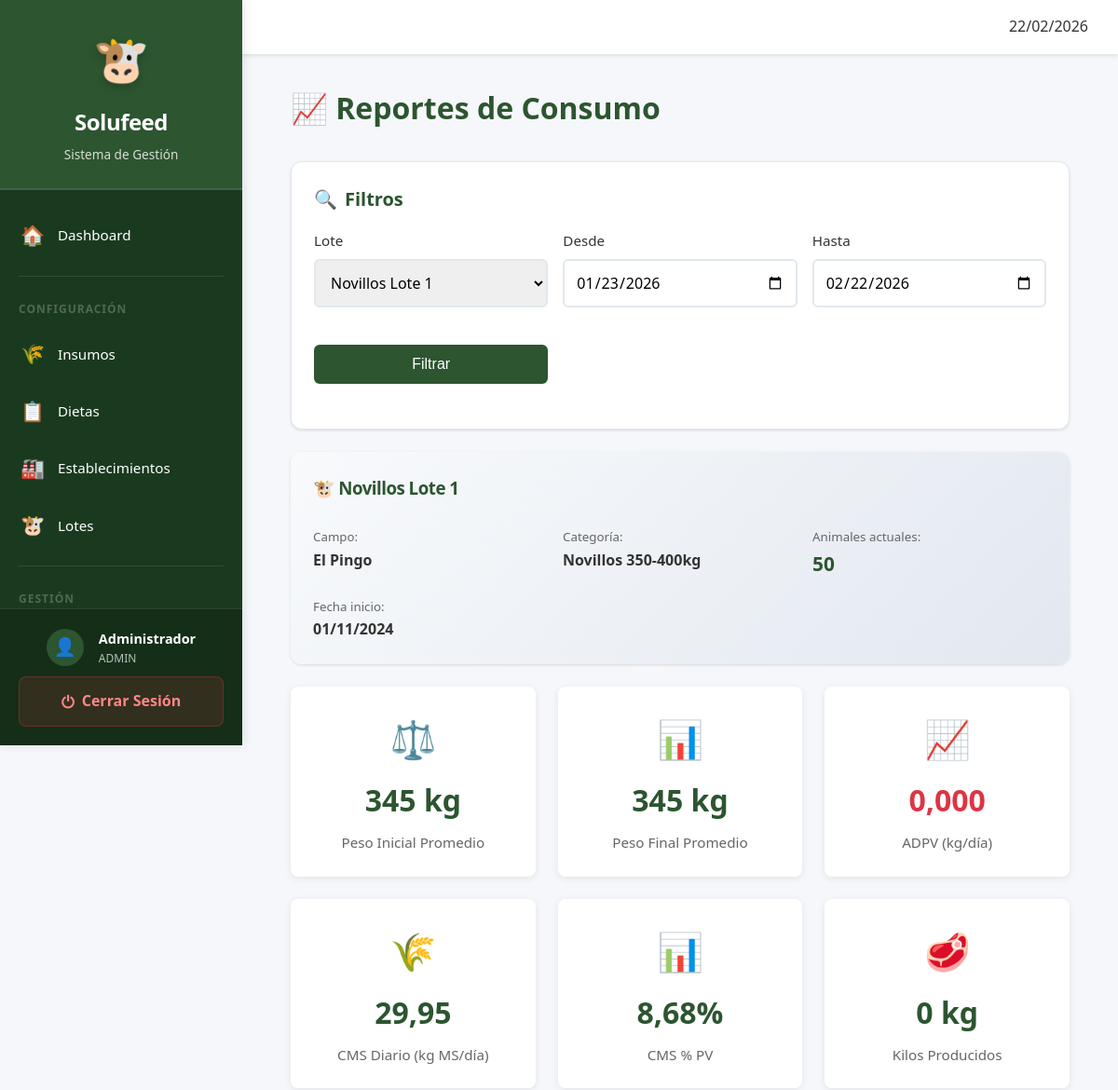
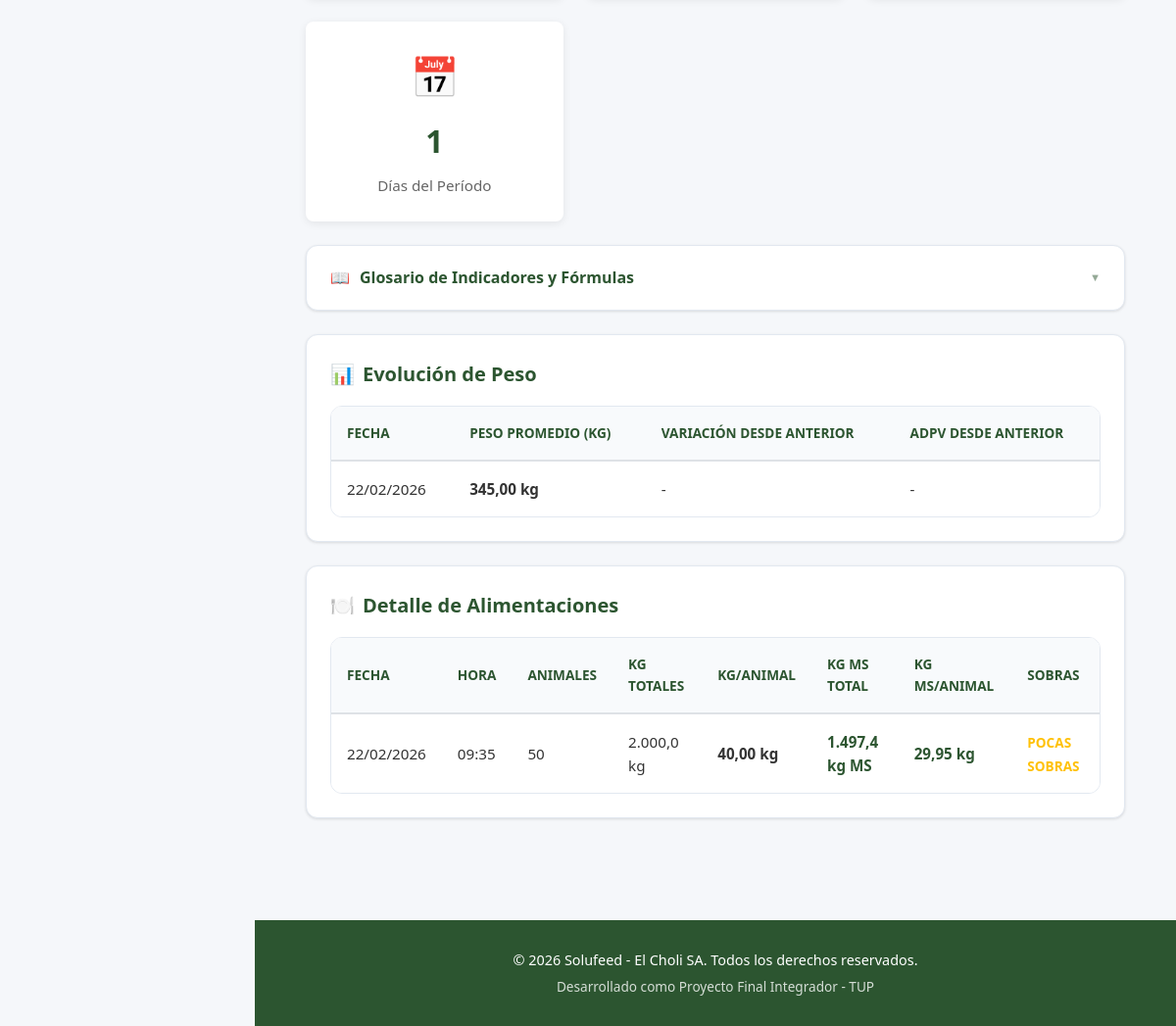
The app's page /admin/reportes/consumo.php (signed in) with its own data (2 pictures, top to bottom).
### tables this page shows
CREATE TABLE `tropa` (
  `id_tropa` int(11) NOT NULL AUTO_INCREMENT,
  `nombre` varchar(100) NOT NULL,
  `id_campo` int(11) DEFAULT NULL,
  `categoria` varchar(50) DEFAULT NULL,
  `fecha_inicio` date NOT NULL,
  `cantidad_inicial` int(11) NOT NULL,
  `activo` tinyint(1) NOT NULL DEFAULT 1,
  `fecha_creacion` datetime NOT NULL,
  `fecha_actualizacion` datetime DEFAULT NULL,
  PRIMARY KEY (`id_tropa`),
  KEY `fk_tropa_campo` (`id_campo`),
  CONSTRAINT `fk_tropa_campo` FOREIGN KEY (`id_campo`) REFERENCES `campo` (`id_campo`)
);

CREATE TABLE `campo` (
  `id_campo` int(11) NOT NULL AUTO_INCREMENT,
  `nombre` varchar(100) NOT NULL,
  `ubicacion` varchar(255) DEFAULT NULL,
  `activo` tinyint(1) NOT NULL DEFAULT 1,
  PRIMARY KEY (`id_campo`)
);

CREATE TABLE `pesada` (
  `id_pesada` int(11) NOT NULL AUTO_INCREMENT,
  `id_tropa` int(11) NOT NULL,
  `id_usuario` int(11) NOT NULL,
  `fecha` date NOT NULL,
  `peso_promedio` decimal(8,2) NOT NULL,
  `animales_esperados` int(11) NOT NULL,
  `animales_vistos` int(11) NOT NULL,
  `hay_diferencia` tinyint(1) NOT NULL DEFAULT 0,
  `origen_registro` enum('OFFLINE','ONLINE') NOT NULL DEFAULT 'OFFLINE',
  `fecha_sincronizacion` datetime DEFAULT NULL,
  `fecha_creacion` datetime NOT NULL,
  PRIMARY KEY (`id_pesada`),
  KEY `fk_pesada_tropa` (`id_tropa`),
  KEY `fk_pesada_usuario` (`id_usuario`),
  CONSTRAINT `fk_pesada_tropa` FOREIGN KEY (`id_tropa`) REFERENCES `tropa` (`id_tropa`),
  CONSTRAINT `fk_pesada_usuario` FOREIGN KEY (`id_usuario`) REFERENCES `usuario` (`id_usuario`)
);

### admin/reportes/consumo.php (the view, shortened to what the rows shown need)
<?php
require_once '../../config/database.php';
require_once '../../includes/functions.php';
$query_lotes = "
    SELECT id_tropa, nombre
    FROM tropa
    WHERE activo = 1
    ORDER BY nombre ASC
";
$lotes_disponibles = ejecutarConsulta($query_lotes);
$lote_filtro = isset($_GET['lote']) ? (int) $_GET['lote'] : 0;
$fecha_desde = isset($_GET['fecha_desde']) ? $_GET['fecha_desde'] : date('Y-m-d', strtotime('-30 days'));
$fecha_hasta = isset($_GET['fecha_hasta']) ? $_GET['fecha_hasta'] : date('Y-m-d');
if ($lote_filtro == 0) {
    mysqli_data_seek($lotes_disponibles, 0);
    if ($primer_lote = mysqli_fetch_assoc($lotes_disponibles)) {
        $lote_filtro = $primer_lote['id_tropa'];
    }
}
$lote_seleccionado = null;
$animales_presentes = 0;
if ($lote_filtro > 0) {
    $query_lote = "
        SELECT t.*, c.nombre as campo_nombre
        FROM tropa t
        INNER JOIN campo c ON t.id_campo = c.id_campo
        WHERE t.id_tropa = $lote_filtro
    ";
    $resultado_lote = ejecutarConsulta($query_lote);
    if (mysqli_num_rows($resultado_lote) > 0) {
        $lote_seleccionado = mysqli_fetch_assoc($resultado_lote);
        $animales_presentes = obtenerAnimalesPresentes($lote_filtro);
    }
}
include '../../includes/header.php';
?>
<h1 style="font-weight: 800; color: var(--primary); margin-bottom: 2rem;">📈 Reportes de Consumo</h1>
<?php if ($lote_seleccionado): ?>
<div class="card" style="background: linear-gradient(135deg, var(--bg-main) 0%, #e2e8f0 100%); border: none;">
    <h3 style="color: var(--primary); margin-bottom: 1.5rem; font-weight: 800; letter-spacing: -0.5px;">
        <span>🐮</span> <?php echo htmlspecialchars($lote_seleccionado['nombre']); ?>
    </h3>
    <div style="display: grid; grid-template-columns: repeat(auto-fit, minmax(200px, 1fr)); gap: 1rem;">
        <div>
            <small style="color: #666;">Campo:</small><br>
            <strong><?php echo htmlspecialchars($lote_seleccionado['campo_nombre']); ?></strong>
        </div>
        <div>
            <small style="color: #666;">Categoría:</small><br>
            <strong><?php echo htmlspecialchars($lote_seleccionado['categoria']); ?></strong>
        </div>
        <div>
            <small style="color: #666;">Animales actuales:</small><br>
            <strong style="font-size: 1.3rem; color: #2c5530;"><?php echo $animales_presentes; ?></strong>
        </div>
        <div>
            <small style="color: #666;">Fecha inicio:</small><br>
            <strong><?php echo formatearFecha($lote_seleccionado['fecha_inicio']); ?></strong>
        </div>
    </div>
</div>
<?php
$query_pesadas = "
    SELECT peso_promedio, fecha
    FROM pesada
    WHERE id_tropa = $lote_filtro
    AND fecha BETWEEN '$fecha_desde' AND '$fecha_hasta'
    ORDER BY fecha ASC
";
$resultado_pesadas = ejecutarConsulta($query_pesadas);
$peso_inicial = null;
$peso_final = null;
$peso_medio = null;
$dias_periodo = 0;
$pesadas_array = [];
while ($pesada = mysqli_fetch_assoc($resultado_pesadas)) {
    $pesadas_array[] = $pesada;
}
if (count($pesadas_array) > 0) {
    $peso_inicial = $pesadas_array[0]['peso_promedio'];
    $peso_final = $pesadas_array[count($pesadas_array) - 1]['peso_promedio'];
    $peso_medio = ($peso_inicial + $peso_final) / 2;
    $fecha_ini = new DateTime($pesadas_array[0]['fecha']);
    $fecha_fin = new DateTime($pesadas_array[count($pesadas_array) - 1]['fecha']);
    $dias_periodo = max(1, $fecha_ini->diff($fecha_fin)->days);
}
$query_ms_total = "
    SELECT
        IFNULL(SUM(cld.kg_ms), 0) as total_kg_ms,
        COUNT(DISTINCT cl.fecha) as dias_con_alimentacion
    FROM consumo_lote cl
    INNER JOIN consumo_lote_detalle cld ON cl.id_consumo = cld.id_consumo
    WHERE cl.id_tropa = $lote_filtro
    AND cl.fecha BETWEEN '$fecha_desde' AND '$fecha_hasta'
";
$resultado_ms = ejecutarConsulta($query_ms_total);
$datos_ms = mysqli_fetch_assoc($resultado_ms);
$total_kg_ms = $datos_ms['total_kg_ms'];
$dias_con_alimentacion = $datos_ms['dias_con_alimentacion'];
$adpv = null;
$cms_diario = null;
$cms_porcentaje_pv = null;
$kg_producidos = null;
if ($peso_inicial && $peso_final && $dias_periodo > 0) {
    $adpv = ($peso_final - $peso_inicial) / $dias_periodo;
    $kg_producidos = ($peso_final - $peso_inicial) * $animales_presentes;
}
if ($total_kg_ms > 0 && $dias_con_alimentacion > 0 && $animales_presentes > 0) {
    $cms_diario = $total_kg_ms / ($dias_con_alimentacion * $animales_presentes);
    if ($peso_medio) {
        $cms_porcentaje_pv = ($cms_diario / $peso_medio) * 100;
    }
}
?>
<div style="display: grid; grid-template-columns: repeat(auto-fit, minmax(200px, 1fr)); gap: 1.5rem; margin-bottom: 1.5rem;">
    <?php if ($peso_inicial): ?>
    <div class="indicador">
        <div class="indicador-icono">⚖️</div>
        <div class="indicador-valor"><?php echo formatearNumero($peso_inicial, 0); ?> kg</div>
        <div class="indicador-label">Peso Inicial Promedio</div>
    </div>
    <?php endif; ?>
    <?php if ($peso_final): ?>
    <div class="indicador">
        <div class="indicador-icono">📊</div>
        <div class="indicador-valor"><?php echo formatearNumero($peso_final, 0); ?> kg</div>
        <div class="indicador-label">Peso Final Promedio</div>
    </div>
    <?php endif; ?>
    <?php if ($adpv !== null): ?>
    <div class="indicador">
        <div class="indicador-icono">📈</div>
        <div class="indicador-valor" style="color: <?php echo $adpv > 0 ? '#28a745' : '#dc3545'; ?>">
            <?php echo formatearNumero($adpv, 3); ?>
        </div>
        <div class="indicador-label">ADPV (kg/día)</div>
    </div>
    <?php endif; ?>
    <?php if ($cms_diario !== null): ?>
    <div class="indicador">
        <div class="indicador-icono">🌾</div>
        <div class="indicador-valor"><?php echo formatearNumero($cms_diario, 2); ?></div>
        <div class="indicador-label">CMS Diario (kg MS/día)</div>
    </div>
    <?php endif; ?>
    <?php if ($cms_porcentaje_pv !== null): ?>
    <div class="indicador">
        <div class="indicador-icono">📊</div>
        <div class="indicador-valor"><?php echo formatearNumero($cms_porcentaje_pv, 2); ?>%</div>
        <div class="indicador-label">CMS % PV</div>
    </div>
    <?php endif; ?>
    <?php if ($kg_producidos !== null): ?>
    <div class="indicador">
        <div class="indicador-icono">🥩</div>
        <div class="indicador-valor"><?php echo formatearNumero($kg_producidos, 0); ?> kg</div>
        <div class="indicador-label">Kilos Producidos</div>
    </div>
    <?php endif; ?>
    <div class="indicador">
        <div class="indicador-icono">📅</div>
        <div class="indicador-valor"><?php echo $dias_periodo; ?></div>
        <div class="indicador-label">Días del Período</div>
    </div>
</div>
<details class="accordion">
    <summary>
        <div style="display: flex; align-items: center; gap: 10px;">
            <span>📖</span> Glosario de Indicadores y Fórmulas
        </div>
    </summary>
</details>
<?php if (count($pesadas_array) > 0): ?>
<div class="card">
    <h3 class="card-title"><span>📊</span> Evolución de Peso</h3>
    <div class="table-container">
        <table>
            <thead>
                <tr>
                    <th>Fecha</th>
                    <th>Peso Promedio (kg)</th>
                    <th>Variación desde anterior</th>
                    <th>ADPV desde anterior</th>
                </tr>
            </thead>
            <tbody>
                <?php
                foreach ($pesadas_array as $pesada):
                    $variacion = null;
                    $adpv_parcial = null;
                ?>
                    <tr>
                        <td><?php echo formatearFecha($pesada['fecha']); ?></td>
                        <td><strong><?php echo formatearNumero($pesada['peso_promedio'], 2); ?> kg</strong></td>
                        <td>
                            <?php if ($variacion !== null): ?>
                                <span style="color: <?php echo $variacion >= 0 ? '#28a745' : '#dc3545'; ?>; font-weight: 600;">
                                    <?php echo $variacion >= 0 ? '+' : ''; ?><?php echo formatearNumero($variacion, 2); ?> kg
                                </span>
                            <?php else: ?>
                                -
                            <?php endif; ?>
                        </td>
                        <td>
                            <?php if ($adpv_parcial !== null): ?>
                                <span style="color: <?php echo $adpv_parcial >= 0 ? '#28a745' : '#dc3545'; ?>; font-weight: 600;">
                                    <?php echo formatearNumero($adpv_parcial, 3); ?> kg/día
                                </span>
                            <?php else: ?>
                                -
                            <?php endif; ?>
                        </td>
                    </tr>
                <?php
                endforeach;
                ?>
            </tbody>
        </table>
    </div>
</div>
<?php endif; ?>
<?php
$query_alimentaciones = "
    SELECT
        cl.fecha,
        cl.hora,
        cl.kg_totales_tirados,
        cl.animales_presentes,
        cl.sobrante_nivel,
        SUM(cld.kg_ms) as total_kg_ms
    FROM consumo_lote cl
    LEFT JOIN consumo_lote_detalle cld ON cl.id_consumo = cld.id_consumo
    WHERE cl.id_tropa = $lote_filtro
    AND cl.fecha BETWEEN '$fecha_desde' AND '$fecha_hasta'
    GROUP BY cl.id_consumo
    ORDER BY cl.fecha DESC, cl.hora DESC
";
$alimentaciones = ejecutarConsulta($query_alimentaciones);
?>
<?php if (mysqli_num_rows($alimentaciones) > 0): ?>
<div class="card">
    <h3 class="card-title"><span>🍽️</span> Detalle de Alimentaciones</h3>
    <div class="table-container">
        <table>
            <thead>
                <tr>
                    <th>Fecha</th>
                    <th>Hora</th>
                    <th>Animales</th>
                    <th>Kg Totales</th>
                    <th>Kg/Animal</th>
                    <th>Kg MS Total</th>
                    <th>Kg MS/Animal</th>
                    <th>Sobras</th>
                </tr>
            </thead>
            <tbody>
                <?php while ($alim = mysqli_fetch_assoc($alimentaciones)): ?>
                    <?php
                    $kg_por_animal = $alim['animales_presentes'] > 0
                        ? $alim['kg_totales_tirados'] / $alim['animales_presentes']
                        : 0;
                    $kg_ms_por_animal = $alim['animales_presentes'] > 0
                        ? $alim['total_kg_ms'] / $alim['animales_presentes']
                        : 0;
                    ?>
                    <tr>
                        <td><?php echo formatearFecha($alim['fecha']); ?></td>
                        <td><?php echo date('H:i', strtotime($alim['hora'])); ?></td>
                        <td><?php echo $alim['animales_presentes']; ?></td>
                        <td><?php echo formatearNumero($alim['kg_totales_tirados'], 1); ?> kg</td>
                        <td><strong><?php echo formatearNumero($kg_por_animal, 2); ?> kg</strong></td>
                        <td style="color: #2c5530; font-weight: 600;">
                            <?php echo formatearNumero($alim['total_kg_ms'], 1); ?> kg MS
                        </td>
                        <td style="color: #2c5530; font-weight: 600;">
                            <strong><?php echo formatearNumero($kg_ms_por_animal, 2); ?> kg</strong>
                        </td>
                        <td>
                            <?php
                            $color_sobra = '';
                            switch($alim['sobrante_nivel']) {
                                case 'POCAS_SOBRAS': $color_sobra = '#ffc107'; break;
                            }
                            ?>
                            <span style="color: <?php echo $color_sobra; ?>; font-weight: 600; font-size: 0.85rem;">
                                <?php echo str_replace('_', ' ', $alim['sobrante_nivel']); ?>
                            </span>
                        </td>
                    </tr>
                <?php endwhile; ?>
            </tbody>
        </table>
    </div>
</div>
<?php endif; ?>
<?php endif; ?>
<?php include '../../includes/footer.php'; ?>

### records on screen
tropa: nombre "Novillos Lote 1", id_campo.nombre "El Pingo", categoria "Novillos 350-400kg", animales_presentes "50", fecha_inicio "01/11/2024"
pesada: peso_promedio "345", formatearNumero($adpv, 3) "0,000", peso_promedio.cantidad_inicial "0", fecha "1", fecha "22/02/2026", peso_promedio "345,00"

### other values on screen
$_SESSION['nombre'] "Administrador"
$_SESSION['tipo'] "ADMIN"
formatearNumero($cms_diario, 2) "29,95"
formatearNumero($cms_porcentaje_pv, 2) "8,68"
formatearFecha($alim['fecha']) "22/02/2026"
date('H:i', strtotime($alim['hora'])) "09:35"
$alim['animales_presentes'] "50"
formatearNumero($alim['kg_totales_tirados'], 1) "2.000,0"
formatearNumero($kg_por_animal, 2) "40,00"
formatearNumero($alim['total_kg_ms'], 1) "1.497,4"
formatearNumero($kg_ms_por_animal, 2) "29,95"
str_replace('_', ' ', $alim['sobrante_nivel']) "POCAS SOBRAS"
form field lote "Novillos Lote 1"
